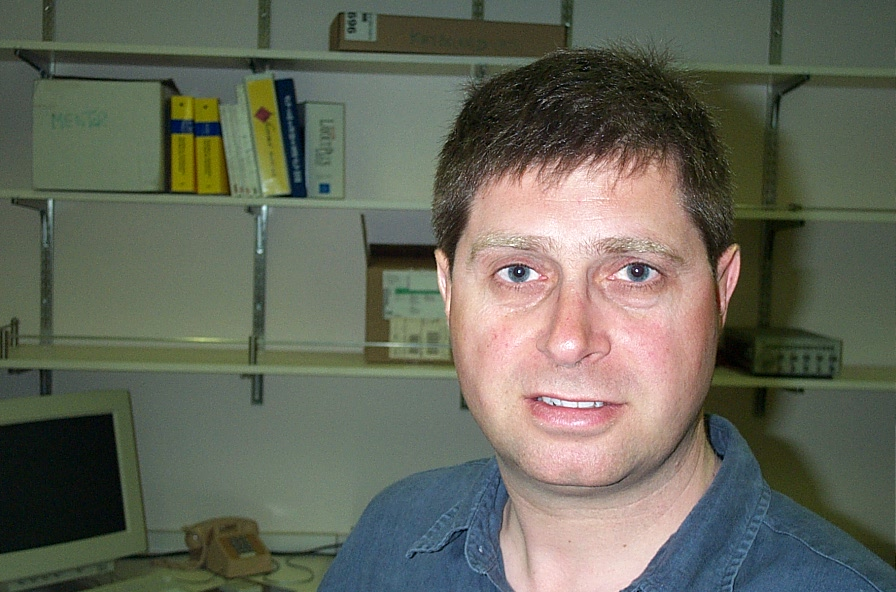
#> input picture 机器学习/人脸识别/faces_dataset/test/image_0019.jpg, 896 x 592 px, given in place of the camera
$ python '创建一个眼睛和鼻子检测器.py'
#> lines starting #> are read from the running program, lines starting #| are printed output that depends on the picture
# Haar级联方法可以被口占应用于各种对象的检测

import cv2
import numpy as np

# 加载人脸、眼睛、和鼻子级联文件
face_cascade = cv2.CascadeClassifier('cascade_files/haarcascade_frontalface_alt.xml')

eye_cascade = cv2.CascadeClassifier('cascade_files/haarcascade_eye.xml')

nose_cascade = cv2.CascadeClassifier('cascade_files/haarcascade_mcs_nose.xml')

# 确定级联文件是否正确加载
if face_cascade.empty():
    raise  IOError('Unable to load the face cascade classifier xml file')

if eye_cascade.empty():
    raise  IOError('Unable to load the eye cascade classifier xml file')

if nose_cascade.empty():
    raise  IOError('Unable to load the nose cascade classifier xml file')

# 初始化视频采集对象并定义比例系数
cap = cv2.VideoCapture(0)
# 定义比例系数
scaling_factor = 0.5

while True:
    # 读取当前画面，调整大小，转为灰度
    ret,frame = cap.read()
#> frame is the input picture: shape (592, 896, 3); mean B, G, R 90.5, 103.5, 101.6
    # 调整帧的大小+
    frame = cv2.resize(frame,None,fx=scaling_factor,fy=scaling_factor,interpolation=cv2.INTER_AREA)
#> frame: shape (296, 448, 3)
    # 将图像转为灰度
    gray = cv2.cvtColor(frame,cv2.COLOR_BGR2GRAY)
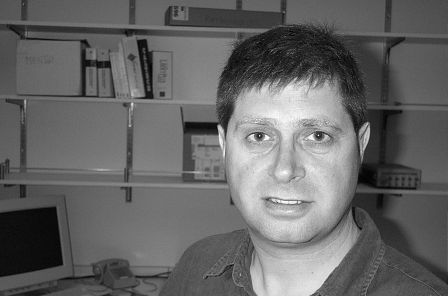
#> gray: shape (296, 448); min 2, max 253, mean 101.6
    # 在灰度图像上运行人脸检测器
    faces = face_cascade.detectMultiScale(gray,1.3,5)
#> faces = [[203, 70, 170, 170]]
    # 每张脸的矩形区域运行眼睛和鼻子检测器
    for(x,y,w,h) in faces:
        # 从色彩与灰度图中提取人脸ROI信息
        roi_gray = gray[y:y+h,x:x+w]
        roi_color = gray[y:y+h,x:x+w]
        # 在灰度图ROI信息中检测眼睛
        eye_rects = eye_cascade.detectMultiScale(roi_gray)
        # 鼻子
        nose_rects = nose_cascade.detectMultiScale(roi_gray,1.3,5)

        # 在眼睛周围画圈
        for(x_eye,y_eye,w_eye,h_eye) in eye_rects:
            center = (int(x_eye+0.5*w_eye),int(y_eye+0.5*h_eye))
            radius = int(0.3*(w_eye+h_eye))
            color=(0,255,0)
            thickness = 3
            cv2.circle(roi_color,center,radius,color,thickness)

        # 在鼻子周围画矩形’
        for (x_nose,y_nose,w_nose,h_nose) in nose_rects:
            cv2.rectangle(roi_color,(x_nose,y_nose),(x_nose+w_nose,y_nose+h_nose),(0,255,0),3)
            break
#> this loop made 1 pass
#> (x, y, w, h, eye_rects, nose_rects) on pass 1: (203, 70, 170, 170, [[97, 47, 37, 37], [37, 49, 36, 36]], [[60, 87, 41, 34]])
#> pass 1, `roi_gray = gray[y:y+h,x:x+w]`:
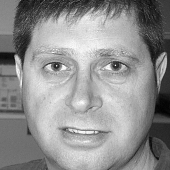
#> roi_gray: shape (170, 170); min 2, max 253, mean 143.6
#> after the loop:
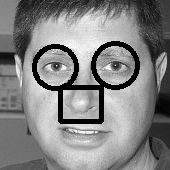
#> roi_color: shape (170, 170); min 0, max 253, mean 130.2

    # 展示该图像
    cv2.imshow('Eye and Nose detector',frame)
    # esc
    c= cv2.waitKey(1)
#> (key Esc is pressed here)
    if c == 27:
        break
# 在代码结束之前，释放素有对象
cap.release()
#> (the run stopped early here; a loop or call above may not have finished)

$ run again, on 机器学习/人脸识别/faces_dataset/test/image_0020.jpg
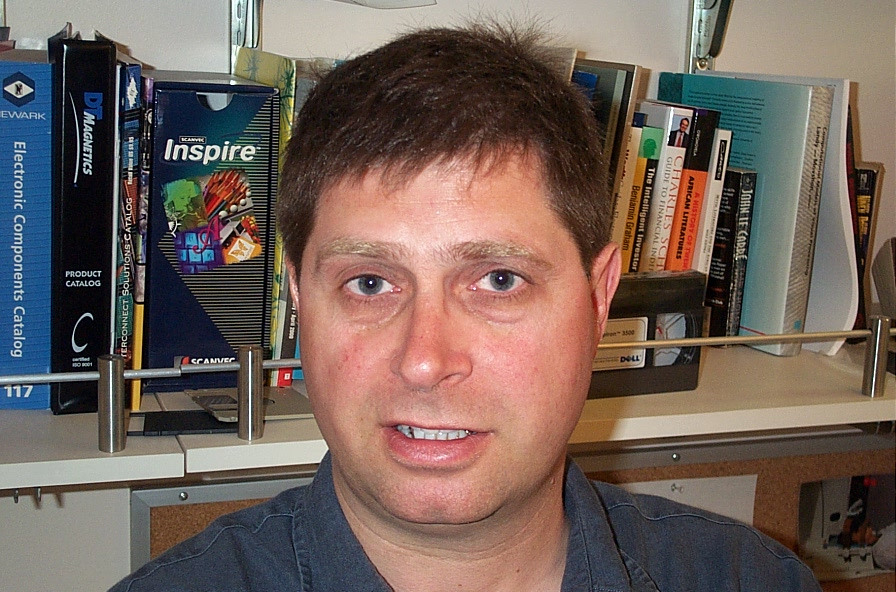
#> input picture 机器学习/人脸识别/faces_dataset/test/image_0020.jpg, 896 x 592 px, given in place of the camera
#> frame is the input picture: shape (592, 896, 3); mean B, G, R 90.4, 98, 114.4
#> frame: shape (296, 448, 3)
#> `gray = cv2.cvtColor(frame,cv2.COLOR_BGR2GRAY)`:
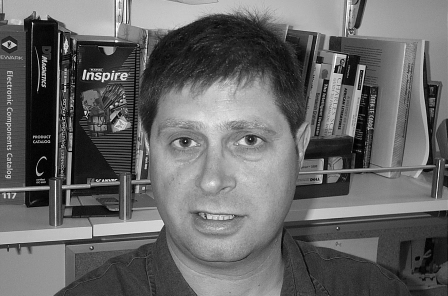
#> gray: shape (296, 448); min 0, max 254, mean 102.1
#> faces = [[131, 74, 174, 174]]
#> the loop `for(x,y,w,h) in faces:` made 1 pass
#> (x, y, w, h, eye_rects, nose_rects) on pass 1: (131, 74, 174, 174, [[32, 47, 41, 41], [95, 44, 44, 44]], [[58, 93, 41, 34]])
#> after the loop `for(x,y,w,h) in faces:`:
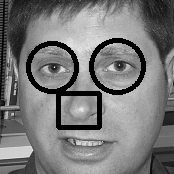
#> roi_color: shape (174, 174); min 0, max 247, mean 120.2

$ run again, on 机器学习/人脸识别/faces_dataset/test/image_0021.jpg
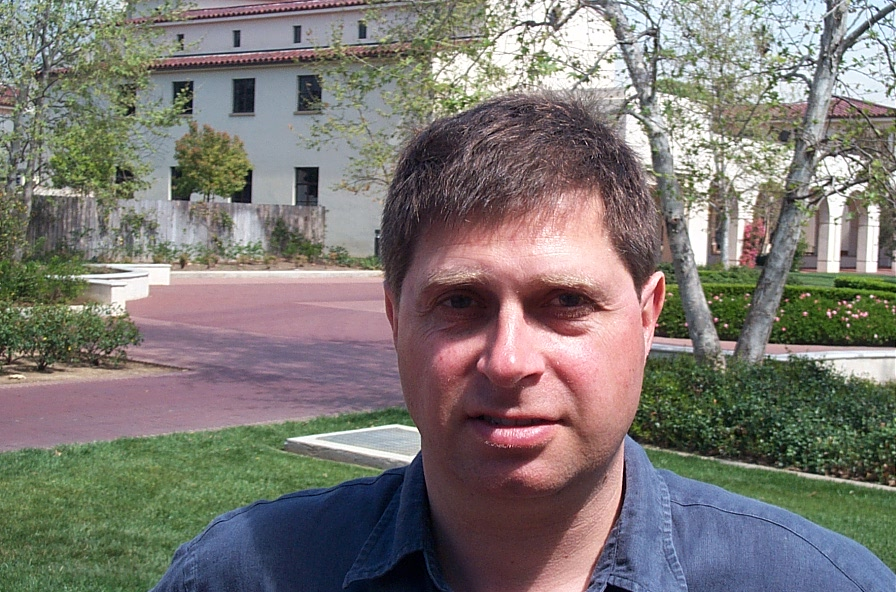
#> input picture 机器学习/人脸识别/faces_dataset/test/image_0021.jpg, 896 x 592 px, given in place of the camera
#> frame is the input picture: shape (592, 896, 3); mean B, G, R 115.2, 119.9, 124.6
#> frame: shape (296, 448, 3)
#> `gray = cv2.cvtColor(frame,cv2.COLOR_BGR2GRAY)`:
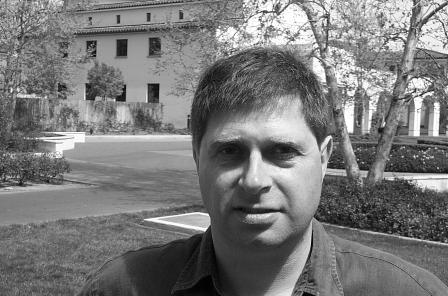
#> gray: shape (296, 448); min 1, max 255, mean 120.9
#> faces = [[187, 100, 141, 141]]
#> the loop `for(x,y,w,h) in faces:` made 1 pass
#> (x, y, w, h, nose_rects) on pass 1: (187, 100, 141, 141, [[43, 65, 47, 39]])
#> after the loop `for(x,y,w,h) in faces:`:
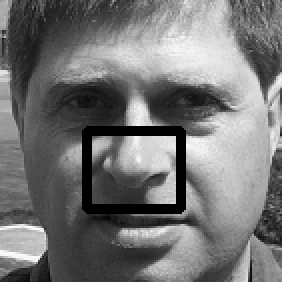
#> roi_color: shape (141, 141) (shown 2 times larger); min 0, max 255, mean 116.6

$ run again, on 机器学习/人脸识别/faces_dataset/test/image_0039.jpg
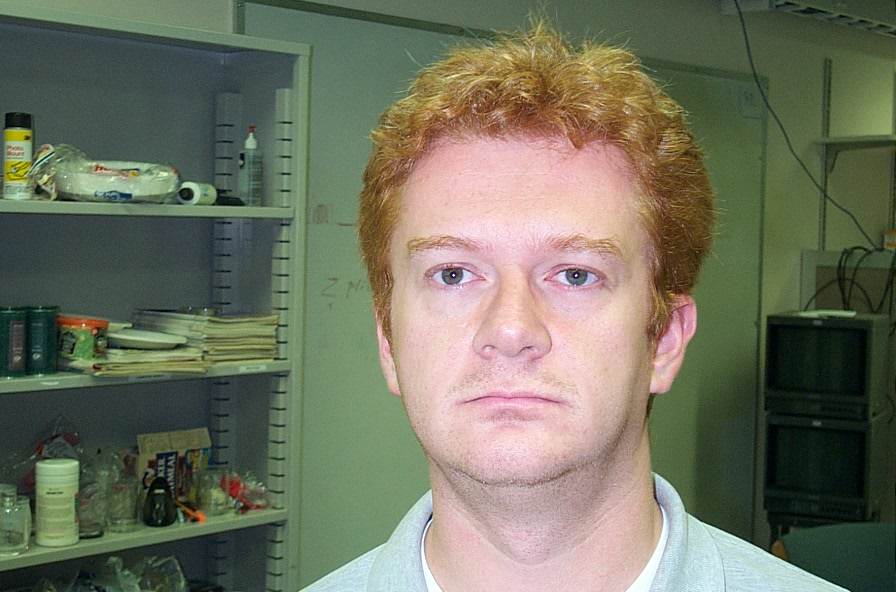
#> input picture 机器学习/人脸识别/faces_dataset/test/image_0039.jpg, 896 x 592 px, given in place of the camera
#> frame is the input picture: shape (592, 896, 3); mean B, G, R 96, 114.4, 112.2
#> frame: shape (296, 448, 3)
#> `gray = cv2.cvtColor(frame,cv2.COLOR_BGR2GRAY)`:
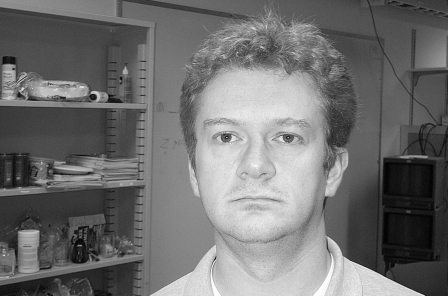
#> gray: shape (296, 448); min 1, max 254, mean 111.8
#> faces = [[175, 75, 163, 163]]
#> the loop `for(x,y,w,h) in faces:` made 1 pass
#> (x, y, w, h, eye_rects, nose_rects) on pass 1: (175, 75, 163, 163, [[31, 44, 38, 38], [90, 42, 41, 41]], [[58, 76, 42, 35]])
#> after the loop `for(x,y,w,h) in faces:`:
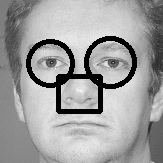
#> roi_color: shape (163, 163); min 0, max 250, mean 158
